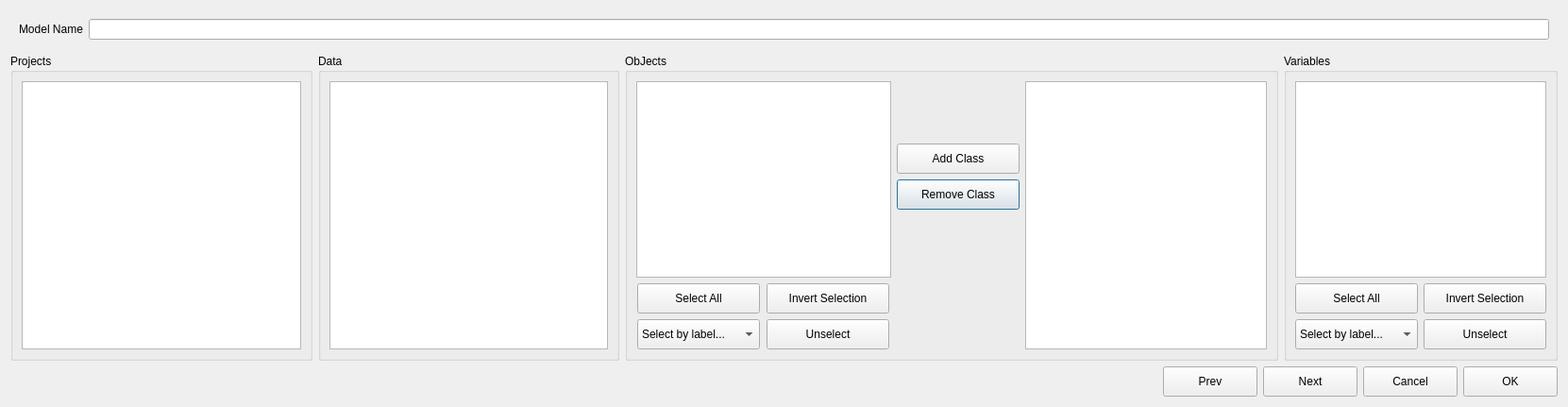
<?xml version="1.0" encoding="UTF-8"?>
<ui version="4.0">
 <class>ClassModelDialog</class>
 <widget class="QDialog" name="ClassModelDialog">
  <property name="geometry">
   <rect>
    <x>0</x>
    <y>0</y>
    <width>1661</width>
    <height>431</height>
   </rect>
  </property>
  <property name="windowTitle">
   <string>Dialog</string>
  </property>
  <layout class="QGridLayout" name="gridLayout_4">
   <item row="1" column="0">
    <widget class="QGroupBox" name="projectsGroupBox">
     <property name="minimumSize">
      <size>
       <width>280</width>
       <height>280</height>
      </size>
     </property>
     <property name="title">
      <string>Projects</string>
     </property>
     <layout class="QGridLayout" name="gridLayout_8">
      <item row="0" column="0">
       <widget class="QListView" name="listView_1">
        <property name="sizePolicy">
         <sizepolicy hsizetype="Expanding" vsizetype="Expanding">
          <horstretch>0</horstretch>
          <verstretch>0</verstretch>
         </sizepolicy>
        </property>
        <property name="minimumSize">
         <size>
          <width>0</width>
          <height>0</height>
         </size>
        </property>
        <property name="editTriggers">
         <set>QAbstractItemView::NoEditTriggers</set>
        </property>
        <property name="selectionMode">
         <enum>QAbstractItemView::SingleSelection</enum>
        </property>
        <property name="selectionBehavior">
         <enum>QAbstractItemView::SelectRows</enum>
        </property>
       </widget>
      </item>
     </layout>
    </widget>
   </item>
   <item row="1" column="1">
    <widget class="QGroupBox" name="dataGroupBox">
     <property name="minimumSize">
      <size>
       <width>280</width>
       <height>280</height>
      </size>
     </property>
     <property name="title">
      <string>Data</string>
     </property>
     <layout class="QGridLayout" name="gridLayout_7">
      <item row="0" column="0">
       <widget class="QListView" name="listView_2">
        <property name="sizePolicy">
         <sizepolicy hsizetype="Expanding" vsizetype="Expanding">
          <horstretch>0</horstretch>
          <verstretch>0</verstretch>
         </sizepolicy>
        </property>
        <property name="minimumSize">
         <size>
          <width>0</width>
          <height>0</height>
         </size>
        </property>
        <property name="editTriggers">
         <set>QAbstractItemView::NoEditTriggers</set>
        </property>
        <property name="selectionMode">
         <enum>QAbstractItemView::SingleSelection</enum>
        </property>
        <property name="selectionBehavior">
         <enum>QAbstractItemView::SelectRows</enum>
        </property>
       </widget>
      </item>
     </layout>
    </widget>
   </item>
   <item row="1" column="2">
    <widget class="QGroupBox" name="objectGroupBox">
     <property name="minimumSize">
      <size>
       <width>630</width>
       <height>300</height>
      </size>
     </property>
     <property name="title">
      <string>ObJects</string>
     </property>
     <layout class="QGridLayout" name="gridLayout_5">
      <item row="0" column="1">
       <spacer name="verticalSpacer">
        <property name="orientation">
         <enum>Qt::Vertical</enum>
        </property>
        <property name="sizeHint" stdset="0">
         <size>
          <width>20</width>
          <height>41</height>
         </size>
        </property>
       </spacer>
      </item>
      <item row="3" column="1">
       <spacer name="verticalSpacer_2">
        <property name="orientation">
         <enum>Qt::Vertical</enum>
        </property>
        <property name="sizeHint" stdset="0">
         <size>
          <width>20</width>
          <height>72</height>
         </size>
        </property>
       </spacer>
      </item>
      <item row="2" column="1">
       <widget class="QPushButton" name="removeClass">
        <property name="minimumSize">
         <size>
          <width>130</width>
          <height>32</height>
         </size>
        </property>
        <property name="maximumSize">
         <size>
          <width>130</width>
          <height>32</height>
         </size>
        </property>
        <property name="text">
         <string>Remove Class</string>
        </property>
       </widget>
      </item>
      <item row="0" column="0" rowspan="4">
       <widget class="QListView" name="listView_3">
        <property name="sizePolicy">
         <sizepolicy hsizetype="Expanding" vsizetype="Expanding">
          <horstretch>0</horstretch>
          <verstretch>0</verstretch>
         </sizepolicy>
        </property>
        <property name="minimumSize">
         <size>
          <width>270</width>
          <height>190</height>
         </size>
        </property>
        <property name="editTriggers">
         <set>QAbstractItemView::NoEditTriggers</set>
        </property>
        <property name="selectionMode">
         <enum>QAbstractItemView::MultiSelection</enum>
        </property>
        <property name="selectionBehavior">
         <enum>QAbstractItemView::SelectRows</enum>
        </property>
       </widget>
      </item>
      <item row="0" column="2" rowspan="5">
       <widget class="QListView" name="listView_4">
        <property name="sizePolicy">
         <sizepolicy hsizetype="Expanding" vsizetype="Expanding">
          <horstretch>0</horstretch>
          <verstretch>0</verstretch>
         </sizepolicy>
        </property>
        <property name="minimumSize">
         <size>
          <width>180</width>
          <height>240</height>
         </size>
        </property>
        <property name="editTriggers">
         <set>QAbstractItemView::NoEditTriggers</set>
        </property>
        <property name="selectionMode">
         <enum>QAbstractItemView::SingleSelection</enum>
        </property>
        <property name="selectionBehavior">
         <enum>QAbstractItemView::SelectRows</enum>
        </property>
       </widget>
      </item>
      <item row="1" column="1">
       <widget class="QPushButton" name="addClass">
        <property name="minimumSize">
         <size>
          <width>130</width>
          <height>32</height>
         </size>
        </property>
        <property name="maximumSize">
         <size>
          <width>130</width>
          <height>32</height>
         </size>
        </property>
        <property name="text">
         <string>Add Class</string>
        </property>
       </widget>
      </item>
      <item row="4" column="0">
       <layout class="QGridLayout" name="gridLayout_2">
        <item row="0" column="0">
         <widget class="QPushButton" name="objSelectAllButton">
          <property name="minimumSize">
           <size>
            <width>130</width>
            <height>32</height>
           </size>
          </property>
          <property name="maximumSize">
           <size>
            <width>130</width>
            <height>32</height>
           </size>
          </property>
          <property name="text">
           <string>Select All</string>
          </property>
         </widget>
        </item>
        <item row="0" column="1">
         <widget class="QPushButton" name="objInvertSelectionButton">
          <property name="minimumSize">
           <size>
            <width>130</width>
            <height>32</height>
           </size>
          </property>
          <property name="maximumSize">
           <size>
            <width>130</width>
            <height>32</height>
           </size>
          </property>
          <property name="text">
           <string>Invert Selection</string>
          </property>
         </widget>
        </item>
        <item row="1" column="0">
         <widget class="QComboBox" name="objSelectByLabel">
          <property name="minimumSize">
           <size>
            <width>130</width>
            <height>32</height>
           </size>
          </property>
          <property name="maximumSize">
           <size>
            <width>130</width>
            <height>32</height>
           </size>
          </property>
          <item>
           <property name="text">
            <string>Select by label...</string>
           </property>
          </item>
         </widget>
        </item>
        <item row="1" column="1">
         <widget class="QPushButton" name="objUnselectButton">
          <property name="minimumSize">
           <size>
            <width>130</width>
            <height>32</height>
           </size>
          </property>
          <property name="maximumSize">
           <size>
            <width>130</width>
            <height>32</height>
           </size>
          </property>
          <property name="text">
           <string>Unselect</string>
          </property>
         </widget>
        </item>
       </layout>
      </item>
     </layout>
    </widget>
   </item>
   <item row="1" column="3">
    <widget class="QGroupBox" name="variableGroupBox">
     <property name="minimumSize">
      <size>
       <width>280</width>
       <height>280</height>
      </size>
     </property>
     <property name="title">
      <string>Variables</string>
     </property>
     <layout class="QGridLayout" name="gridLayout_3">
      <item row="0" column="0" colspan="2">
       <widget class="QListView" name="listView_5">
        <property name="sizePolicy">
         <sizepolicy hsizetype="Expanding" vsizetype="Expanding">
          <horstretch>0</horstretch>
          <verstretch>0</verstretch>
         </sizepolicy>
        </property>
        <property name="minimumSize">
         <size>
          <width>0</width>
          <height>0</height>
         </size>
        </property>
        <property name="editTriggers">
         <set>QAbstractItemView::NoEditTriggers</set>
        </property>
        <property name="selectionMode">
         <enum>QAbstractItemView::MultiSelection</enum>
        </property>
        <property name="selectionBehavior">
         <enum>QAbstractItemView::SelectRows</enum>
        </property>
       </widget>
      </item>
      <item row="1" column="0">
       <widget class="QPushButton" name="varSelectAllButton">
        <property name="minimumSize">
         <size>
          <width>130</width>
          <height>32</height>
         </size>
        </property>
        <property name="maximumSize">
         <size>
          <width>130</width>
          <height>32</height>
         </size>
        </property>
        <property name="text">
         <string>Select All</string>
        </property>
       </widget>
      </item>
      <item row="1" column="1">
       <widget class="QPushButton" name="varInvertSelectionButton">
        <property name="minimumSize">
         <size>
          <width>130</width>
          <height>32</height>
         </size>
        </property>
        <property name="maximumSize">
         <size>
          <width>130</width>
          <height>32</height>
         </size>
        </property>
        <property name="text">
         <string>Invert Selection</string>
        </property>
       </widget>
      </item>
      <item row="2" column="0">
       <widget class="QComboBox" name="varSelectByLabel">
        <property name="minimumSize">
         <size>
          <width>130</width>
          <height>32</height>
         </size>
        </property>
        <property name="maximumSize">
         <size>
          <width>130</width>
          <height>32</height>
         </size>
        </property>
        <item>
         <property name="text">
          <string>Select by label...</string>
         </property>
        </item>
       </widget>
      </item>
      <item row="2" column="1">
       <widget class="QPushButton" name="varUnselectButton">
        <property name="minimumSize">
         <size>
          <width>130</width>
          <height>32</height>
         </size>
        </property>
        <property name="maximumSize">
         <size>
          <width>130</width>
          <height>32</height>
         </size>
        </property>
        <property name="text">
         <string>Unselect</string>
        </property>
       </widget>
      </item>
     </layout>
    </widget>
   </item>
   <item row="2" column="0" colspan="4">
    <layout class="QGridLayout" name="gridLayout">
     <item row="0" column="2">
      <widget class="QPushButton" name="nextButton">
       <property name="minimumSize">
        <size>
         <width>100</width>
         <height>32</height>
        </size>
       </property>
       <property name="maximumSize">
        <size>
         <width>100</width>
         <height>32</height>
        </size>
       </property>
       <property name="text">
        <string>Next</string>
       </property>
      </widget>
     </item>
     <item row="0" column="0">
      <spacer name="horizontalSpacer">
       <property name="sizePolicy">
        <sizepolicy hsizetype="Expanding" vsizetype="Minimum">
         <horstretch>0</horstretch>
         <verstretch>0</verstretch>
        </sizepolicy>
       </property>
       <property name="orientation">
        <enum>Qt::Horizontal</enum>
       </property>
       <property name="sizeType">
        <enum>QSizePolicy::Expanding</enum>
       </property>
       <property name="sizeHint" stdset="0">
        <size>
         <width>40</width>
         <height>20</height>
        </size>
       </property>
      </spacer>
     </item>
     <item row="0" column="3">
      <widget class="QPushButton" name="cancelButton">
       <property name="minimumSize">
        <size>
         <width>100</width>
         <height>32</height>
        </size>
       </property>
       <property name="maximumSize">
        <size>
         <width>100</width>
         <height>32</height>
        </size>
       </property>
       <property name="text">
        <string>Cancel</string>
       </property>
      </widget>
     </item>
     <item row="0" column="4">
      <widget class="QPushButton" name="okButton">
       <property name="minimumSize">
        <size>
         <width>100</width>
         <height>32</height>
        </size>
       </property>
       <property name="maximumSize">
        <size>
         <width>100</width>
         <height>32</height>
        </size>
       </property>
       <property name="text">
        <string>OK</string>
       </property>
      </widget>
     </item>
     <item row="0" column="1">
      <widget class="QPushButton" name="prevButton">
       <property name="minimumSize">
        <size>
         <width>100</width>
         <height>32</height>
        </size>
       </property>
       <property name="maximumSize">
        <size>
         <width>100</width>
         <height>32</height>
        </size>
       </property>
       <property name="text">
        <string>Prev</string>
       </property>
      </widget>
     </item>
    </layout>
   </item>
   <item row="0" column="0" colspan="4">
    <widget class="QFrame" name="modnameFrame">
     <layout class="QGridLayout" name="gridLayout_9">
      <item row="0" column="1">
       <widget class="QLineEdit" name="modelname"/>
      </item>
      <item row="0" column="0">
       <widget class="QLabel" name="label_5">
        <property name="text">
         <string>Model Name</string>
        </property>
       </widget>
      </item>
     </layout>
    </widget>
   </item>
  </layout>
 </widget>
 <resources/>
 <connections/>
</ui>
